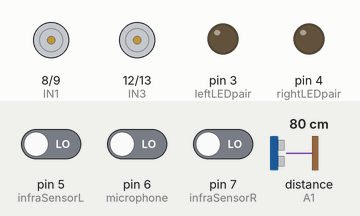
Recording of a sketch running on a simulated Arduino Uno, built with avr-gcc and run on an emulated ATmega328P. Shown: motor-driver pin pairs drawn as motors (green arrow = first pin HIGH = forward, orange = second pin HIGH = backward, longer = more drive, scaled by the enable pin), output pins drawn as LEDs (lit = HIGH). The test bench sets the inputs (shaded band); at power-on: pin 6 (microphone) LOW, distance to the obstacle (sensor on A1) 80 cm, pin 5 (infraSensorL) LOW, pin 7 (infraSensorR) LOW. The echo pulse lasts 58.3 µs per cm; pins used as bus, display or sensor lines are not drawn.

Above: at 1.2 s.
1.3 s: pin 6 (microphone) driven HIGH
At 2.1 s:
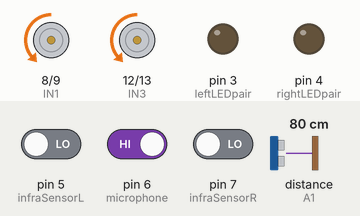
2.8 s: distance to the obstacle (sensor on A1) set to 14 cm
4.3 s: distance to the obstacle (sensor on A1) set to 10 cm
At 4.7 s:
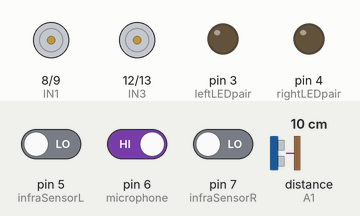
7.3 s: distance to the obstacle (sensor on A1) set to 18 cm
At 8.3 s:
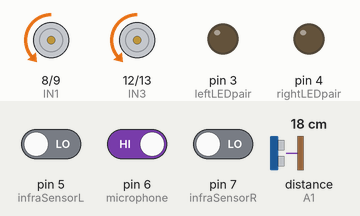
8.8 s: pin 5 (infraSensorL) driven HIGH
At 9.5 s:
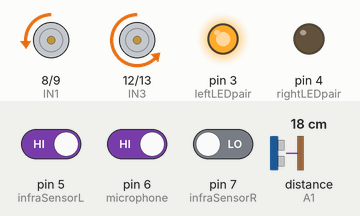
10.3 s: pin 7 (infraSensorR) driven HIGH
At 10.6 s:
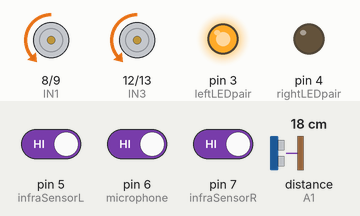
Timing chart, 0 to 12.8 s (numbered marks = the images above; inputs shaded):
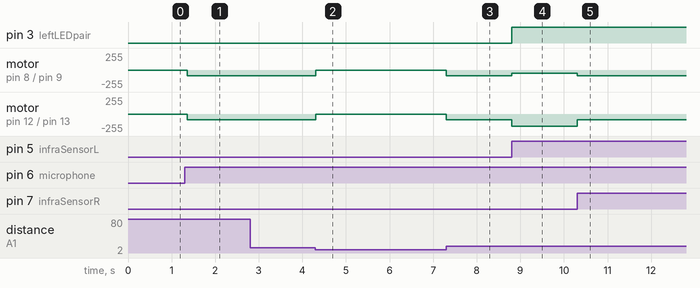

Measured:
- the behaviour switches between 13 and 12 cm on distance to the obstacle (sensor on A1) (found by bisection; images 1 and 2)
- after the input at 1.3 s, motor on pin 8 (IN1) / pin 9 (IN2), motor on pin 12 (IN3) / pin 13 (IN4): stopped → backward 85/255 after 0.06 s
- after the input at 2.8 s, every drawn part: stays the same
- after the input at 4.3 s, motor on pin 8 (IN1) / pin 9 (IN2), motor on pin 12 (IN3) / pin 13 (IN4): backward 85/255 → stopped at once
- after the input at 7.3 s, motor on pin 8 (IN1) / pin 9 (IN2), motor on pin 12 (IN3) / pin 13 (IN4): stopped → backward 85/255 at once
- after the input at 8.8 s, pin 3 (leftLEDpair): LOW → HIGH at once; motor on pin 8 (IN1) / pin 9 (IN2): backward 85/255 → backward 45/255 at once; motor on pin 12 (IN3) / pin 13 (IN4): backward 85/255 → backward 185/255 at once
- after the input at 10.3 s, motor on pin 8 (IN1) / pin 9 (IN2): backward 45/255 → backward 85/255 at once; motor on pin 12 (IN3) / pin 13 (IN4): backward 185/255 → backward 85/255 at once

The sketch:

FinalProject.ino
```cpp
const int IN3 = 12;
const int IN4 = 13;
const int ENA = 10;

// Motor Right
const int IN1 = 8;
const int IN2 = 9;
const int ENB = 11;

// Infrared Sensors
const int infraSensorL = 5;
const int infraSensorR = 7;

// Ultrasonic Sensor
const int triggerIN = 2;
const int echoOUT = A1;

// LED
const int leftLEDpair = 3;
const int rightLEDpair = 4;

// Microphone
const int microphone = 6;


// Detection distance
float detectionDistance = 12.5;

// System toggle
bool systemActive = false;
bool lastMicState = LOW;
bool startBlink = false;

// LED timing
unsigned long previousLEDMillis = 0;
bool policeLEDState = false;

const int LEDinterval = 300;


void setup() {

  pinMode(IN1, OUTPUT);
  pinMode(IN2, OUTPUT);
  pinMode(ENB, OUTPUT);

  pinMode(IN3, OUTPUT);
  pinMode(IN4, OUTPUT);
  pinMode(ENA, OUTPUT);


  pinMode(infraSensorL, INPUT);
  pinMode(infraSensorR, INPUT);


  pinMode(triggerIN, OUTPUT);
  pinMode(echoOUT, INPUT);


  pinMode(leftLEDpair, OUTPUT);
  pinMode(rightLEDpair, OUTPUT);


  pinMode(microphone, INPUT);


  Serial.begin(9600);

}


// ---------------- MOTOR FUNCTIONS ----------------

void moveForward() {

  digitalWrite(IN3, LOW);
  digitalWrite(IN4, HIGH);

  digitalWrite(IN1, LOW);
  digitalWrite(IN2, HIGH);

  analogWrite(ENA, 85);
  analogWrite(ENB, 85);

}


void curveLeft() {

  digitalWrite(IN3, LOW);
  digitalWrite(IN4, HIGH);

  digitalWrite(IN1, LOW);
  digitalWrite(IN2, HIGH);

  // Slow left wheel, speed up right wheel
  analogWrite(ENA, 45);
  analogWrite(ENB, 185);

  digitalWrite(leftLEDpair, HIGH);
  digitalWrite(rightLEDpair, LOW);

}


void curveRight() {

  digitalWrite(IN3, LOW);
  digitalWrite(IN4, HIGH);

  digitalWrite(IN1, LOW);
  digitalWrite(IN2, HIGH);

  // Speed up left wheel, slow right wheel
  analogWrite(ENA, 185);
  analogWrite(ENB, 45);

  digitalWrite(leftLEDpair, LOW);
  digitalWrite(rightLEDpair, HIGH);

}


void adjustLeft() {

  digitalWrite(IN3, LOW);
  digitalWrite(IN4, HIGH);

  digitalWrite(IN1, LOW);
  digitalWrite(IN2, HIGH);

  analogWrite(ENA, 45);
  analogWrite(ENB, 185);

  digitalWrite(leftLEDpair, HIGH);
  digitalWrite(rightLEDpair, LOW);

}


void adjustRight() {

  digitalWrite(IN3, LOW);
  digitalWrite(IN4, HIGH);

  digitalWrite(IN1, LOW);
  digitalWrite(IN2, HIGH);

  analogWrite(ENA, 185);
  analogWrite(ENB, 45);

  digitalWrite(leftLEDpair, LOW);
  digitalWrite(rightLEDpair, HIGH);

}


void stopMotors() {

  digitalWrite(IN1, LOW);
  digitalWrite(IN2, LOW);

  digitalWrite(IN3, LOW);
  digitalWrite(IN4, LOW);

  analogWrite(ENA, 0);
  analogWrite(ENB, 0);

  digitalWrite(leftLEDpair, LOW);
  digitalWrite(rightLEDpair, LOW);

}


// ---------------- ULTRASONIC ----------------


float getDistance() {


  digitalWrite(triggerIN, LOW);
  delayMicroseconds(2);


  digitalWrite(triggerIN, HIGH);
  delayMicroseconds(10);


  digitalWrite(triggerIN, LOW);


  long time = pulseIn(echoOUT, HIGH, 30000);


  if (time == 0) {

    return 999;

  }


  return time * 0.0343 / 2.0;

}


// ---------------- LED POLICE FLASH ----------------


void policeLights() {


  if (millis() - previousLEDMillis >= LEDinterval) {


    previousLEDMillis = millis();


    policeLEDState = !policeLEDState;


    if (policeLEDState) {

      digitalWrite(leftLEDpair, HIGH);
      digitalWrite(rightLEDpair, LOW);

    }

    else {

      digitalWrite(leftLEDpair, LOW);
      digitalWrite(rightLEDpair, HIGH);

    }

  }

}


// ---------------- LINE FOLLOWING ----------------


void lineFollow() {

  int leftSensor = digitalRead(infraSensorL);
  int rightSensor = digitalRead(infraSensorR);


  // Both sensors on white -> go straight
  if (leftSensor == LOW && rightSensor == LOW) {

    moveForward();

  }


  // Left sensor sees black -> correct left
  else if (leftSensor == HIGH && rightSensor == LOW) {

    adjustLeft();

  }


  // Right sensor sees black -> correct right
  else if (leftSensor == LOW && rightSensor == HIGH) {

    adjustRight();

  }


  // Both sensors see black -> slow down and continue
  else if (leftSensor == HIGH && rightSensor == HIGH) {

    moveForward();

  }

}


// ---------------- MICROPHONE ----------------


void checkSnap() {

  bool micState = digitalRead(microphone);


  // Detect clap rising edge
  if (micState == HIGH && lastMicState == LOW) {

    systemActive = !systemActive;


    if (systemActive) {

      startBlink = true;

    }

    else {

      stopMotors();

    }


    delay(50);

  }


  lastMicState = micState;

}


// ---------------- LOOP ----------------


void loop() {


  checkSnap();


  if (systemActive) {


    float distance = getDistance();


    if (distance <= detectionDistance) {


      stopMotors();


      policeLights();


    }


    else {


      lineFollow();


    }


  }


  else {


    stopMotors();


  }


}
```
